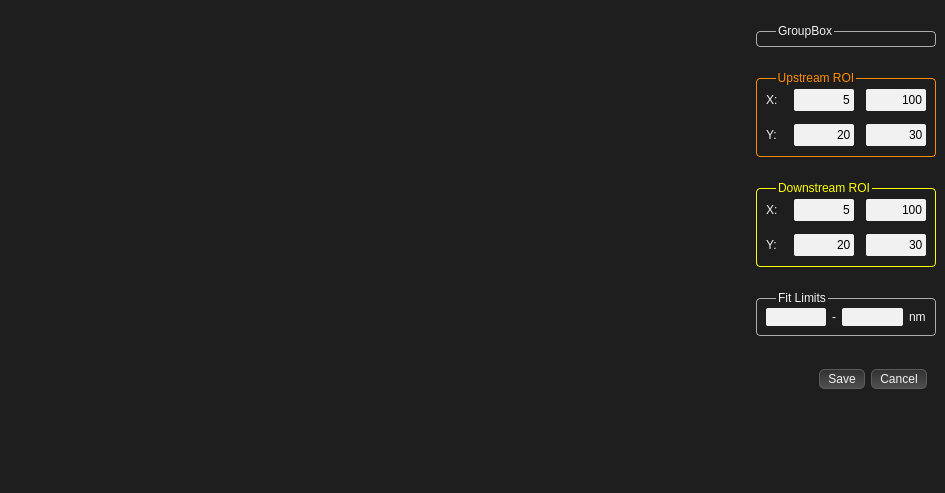
<?xml version="1.0" encoding="UTF-8"?>
<ui version="4.0">
 <class>roi_selector_main_widget</class>
 <widget class="QWidget" name="roi_selector_main_widget">
  <property name="enabled">
   <bool>true</bool>
  </property>
  <property name="geometry">
   <rect>
    <x>0</x>
    <y>0</y>
    <width>945</width>
    <height>493</height>
   </rect>
  </property>
  <property name="contextMenuPolicy">
   <enum>Qt::NoContextMenu</enum>
  </property>
  <property name="windowTitle">
   <string>Form</string>
  </property>
  <property name="styleSheet">
   <string notr="true">QWidget{  
     background: rgba(30, 30, 30, 255);      
     color: #F1F1F1; 
    font-size: 12px;
 }  

QGroupBox {  
     border: 1px solid #ADADAD;  
     border-radius: 4px; 

     margin-top: 7px;  
     padding: 0px  
 }  

QPushButton{  
     color: #F1F1F1;
     background: qlineargradient(spread:pad, x1:0, y1:0, x2:0, y2:1, stop:0 #323232, stop:1 #505050);
     border: 1px solid #5B5B5B;
     border-radius: 5px; 
     padding-left: 8px;
height: 18px;
    padding-right: 8px;   
 }  
QPushButton:pressed{
        margin-top: 2,px;
        margin-left: 2px;   
}
QPushButton::disabled{
}

QPushButton::hover{  
     border:1px solid #ADADAD; 
 }  
 

QPushButton::checked{
    background: qlineargradient(
        x1: 0, y1: 1, 
        x2: 0, y2: 0,
        stop: 0 #727272, 
        stop: 1 #444444
    );
     border:1px solid  rgb(255, 120,00);
}

QPushButton::focus {
    outline: None;
}

 QGroupBox::title {  
      subcontrol-origin: margin;  
      left: 20px  
  }


 QLineEdit  {  
     border-radius: 2px;  
     background: #F1F1F1;  
     color: black;  
    height: 18 px;
 }  


#downstream_roi_box{
	color: rgba(255,255,0,255);
	border: 1px solid rgba(255,255,0,255);
}

#upstream_roi_box{
	color: rgba(255,140,0,255);
	border: 1px solid rgba(255,140,0,255);
}</string>
  </property>
  <layout class="QHBoxLayout" name="horizontalLayout">
   <property name="spacing">
    <number>0</number>
   </property>
   <property name="margin">
    <number>0</number>
   </property>
   <item>
    <widget class="QFrame" name="axes_frame">
     <property name="enabled">
      <bool>true</bool>
     </property>
     <property name="frameShape">
      <enum>QFrame::NoFrame</enum>
     </property>
     <property name="frameShadow">
      <enum>QFrame::Plain</enum>
     </property>
    </widget>
   </item>
   <item>
    <widget class="QWidget" name="widget" native="true">
     <property name="sizePolicy">
      <sizepolicy hsizetype="Fixed" vsizetype="Preferred">
       <horstretch>0</horstretch>
       <verstretch>0</verstretch>
      </sizepolicy>
     </property>
     <layout class="QVBoxLayout" name="verticalLayout_3">
      <property name="spacing">
       <number>24</number>
      </property>
      <property name="topMargin">
       <number>24</number>
      </property>
      <item>
       <widget class="QGroupBox" name="dummy_group">
        <property name="title">
         <string>GroupBox</string>
        </property>
       </widget>
      </item>
      <item>
       <widget class="QGroupBox" name="upstream_roi_box">
        <property name="minimumSize">
         <size>
          <width>180</width>
          <height>86</height>
         </size>
        </property>
        <property name="maximumSize">
         <size>
          <width>180</width>
          <height>16777215</height>
         </size>
        </property>
        <property name="title">
         <string>Upstream ROI</string>
        </property>
        <property name="flat">
         <bool>true</bool>
        </property>
        <layout class="QGridLayout" name="gridLayout_5">
         <property name="spacing">
          <number>12</number>
         </property>
         <item row="1" column="0">
          <widget class="QLabel" name="label_13">
           <property name="text">
            <string>X:</string>
           </property>
          </widget>
         </item>
         <item row="1" column="1">
          <widget class="QLineEdit" name="us_x_min_txt">
           <property name="minimumSize">
            <size>
             <width>60</width>
             <height>22</height>
            </size>
           </property>
           <property name="maximumSize">
            <size>
             <width>60</width>
             <height>16777215</height>
            </size>
           </property>
           <property name="text">
            <string>5</string>
           </property>
           <property name="alignment">
            <set>Qt::AlignRight|Qt::AlignTrailing|Qt::AlignVCenter</set>
           </property>
          </widget>
         </item>
         <item row="1" column="2">
          <widget class="QLineEdit" name="us_x_max_txt">
           <property name="minimumSize">
            <size>
             <width>60</width>
             <height>22</height>
            </size>
           </property>
           <property name="maximumSize">
            <size>
             <width>60</width>
             <height>16777215</height>
            </size>
           </property>
           <property name="text">
            <string>100</string>
           </property>
           <property name="alignment">
            <set>Qt::AlignRight|Qt::AlignTrailing|Qt::AlignVCenter</set>
           </property>
          </widget>
         </item>
         <item row="2" column="0">
          <widget class="QLabel" name="label_14">
           <property name="text">
            <string>Y:</string>
           </property>
          </widget>
         </item>
         <item row="2" column="1">
          <widget class="QLineEdit" name="us_y_min_txt">
           <property name="minimumSize">
            <size>
             <width>60</width>
             <height>22</height>
            </size>
           </property>
           <property name="maximumSize">
            <size>
             <width>60</width>
             <height>16777215</height>
            </size>
           </property>
           <property name="text">
            <string>20</string>
           </property>
           <property name="alignment">
            <set>Qt::AlignRight|Qt::AlignTrailing|Qt::AlignVCenter</set>
           </property>
          </widget>
         </item>
         <item row="2" column="2">
          <widget class="QLineEdit" name="us_y_max_txt">
           <property name="minimumSize">
            <size>
             <width>60</width>
             <height>22</height>
            </size>
           </property>
           <property name="maximumSize">
            <size>
             <width>60</width>
             <height>16777215</height>
            </size>
           </property>
           <property name="text">
            <string>30</string>
           </property>
           <property name="alignment">
            <set>Qt::AlignRight|Qt::AlignTrailing|Qt::AlignVCenter</set>
           </property>
          </widget>
         </item>
        </layout>
       </widget>
      </item>
      <item>
       <widget class="QGroupBox" name="downstream_roi_box">
        <property name="minimumSize">
         <size>
          <width>180</width>
          <height>86</height>
         </size>
        </property>
        <property name="maximumSize">
         <size>
          <width>180</width>
          <height>16777215</height>
         </size>
        </property>
        <property name="title">
         <string>Downstream ROI</string>
        </property>
        <property name="flat">
         <bool>true</bool>
        </property>
        <layout class="QGridLayout" name="gridLayout_2">
         <property name="spacing">
          <number>12</number>
         </property>
         <item row="1" column="0">
          <widget class="QLabel" name="label_8">
           <property name="text">
            <string>Y:</string>
           </property>
          </widget>
         </item>
         <item row="1" column="2">
          <widget class="QLineEdit" name="ds_y_max_txt">
           <property name="minimumSize">
            <size>
             <width>60</width>
             <height>22</height>
            </size>
           </property>
           <property name="maximumSize">
            <size>
             <width>60</width>
             <height>16777215</height>
            </size>
           </property>
           <property name="text">
            <string>30</string>
           </property>
           <property name="alignment">
            <set>Qt::AlignRight|Qt::AlignTrailing|Qt::AlignVCenter</set>
           </property>
          </widget>
         </item>
         <item row="0" column="2">
          <widget class="QLineEdit" name="ds_x_max_txt">
           <property name="minimumSize">
            <size>
             <width>60</width>
             <height>22</height>
            </size>
           </property>
           <property name="maximumSize">
            <size>
             <width>60</width>
             <height>16777215</height>
            </size>
           </property>
           <property name="text">
            <string>100</string>
           </property>
           <property name="alignment">
            <set>Qt::AlignRight|Qt::AlignTrailing|Qt::AlignVCenter</set>
           </property>
          </widget>
         </item>
         <item row="1" column="1">
          <widget class="QLineEdit" name="ds_y_min_txt">
           <property name="minimumSize">
            <size>
             <width>60</width>
             <height>22</height>
            </size>
           </property>
           <property name="maximumSize">
            <size>
             <width>60</width>
             <height>16777215</height>
            </size>
           </property>
           <property name="text">
            <string>20</string>
           </property>
           <property name="alignment">
            <set>Qt::AlignRight|Qt::AlignTrailing|Qt::AlignVCenter</set>
           </property>
          </widget>
         </item>
         <item row="0" column="0">
          <widget class="QLabel" name="label_7">
           <property name="text">
            <string>X:</string>
           </property>
          </widget>
         </item>
         <item row="0" column="1">
          <widget class="QLineEdit" name="ds_x_min_txt">
           <property name="minimumSize">
            <size>
             <width>60</width>
             <height>22</height>
            </size>
           </property>
           <property name="maximumSize">
            <size>
             <width>60</width>
             <height>16777215</height>
            </size>
           </property>
           <property name="text">
            <string>5</string>
           </property>
           <property name="alignment">
            <set>Qt::AlignRight|Qt::AlignTrailing|Qt::AlignVCenter</set>
           </property>
          </widget>
         </item>
        </layout>
       </widget>
      </item>
      <item>
       <widget class="QGroupBox" name="fitting_roi_box">
        <property name="minimumSize">
         <size>
          <width>180</width>
          <height>0</height>
         </size>
        </property>
        <property name="maximumSize">
         <size>
          <width>180</width>
          <height>16777215</height>
         </size>
        </property>
        <property name="title">
         <string>Fit Limits</string>
        </property>
        <layout class="QGridLayout" name="gridLayout_4">
         <item row="1" column="0">
          <layout class="QHBoxLayout" name="horizontalLayout_10">
           <item>
            <layout class="QHBoxLayout" name="horizontalLayout_11">
             <property name="spacing">
              <number>7</number>
             </property>
             <item>
              <widget class="QLineEdit" name="fit_from_txt">
               <property name="maximumSize">
                <size>
                 <width>800</width>
                 <height>16777215</height>
                </size>
               </property>
               <property name="alignment">
                <set>Qt::AlignRight|Qt::AlignTrailing|Qt::AlignVCenter</set>
               </property>
              </widget>
             </item>
            </layout>
           </item>
           <item>
            <widget class="QLabel" name="label_9">
             <property name="sizePolicy">
              <sizepolicy hsizetype="Minimum" vsizetype="Preferred">
               <horstretch>0</horstretch>
               <verstretch>0</verstretch>
              </sizepolicy>
             </property>
             <property name="styleSheet">
              <string notr="true"/>
             </property>
             <property name="text">
              <string>-</string>
             </property>
            </widget>
           </item>
           <item>
            <widget class="QLineEdit" name="fit_to_txt">
             <property name="maximumSize">
              <size>
               <width>800</width>
               <height>16777215</height>
              </size>
             </property>
             <property name="baseSize">
              <size>
               <width>50</width>
               <height>0</height>
              </size>
             </property>
             <property name="alignment">
              <set>Qt::AlignRight|Qt::AlignTrailing|Qt::AlignVCenter</set>
             </property>
            </widget>
           </item>
           <item>
            <widget class="QLabel" name="label_10">
             <property name="text">
              <string>nm</string>
             </property>
            </widget>
           </item>
          </layout>
         </item>
        </layout>
       </widget>
      </item>
      <item>
       <widget class="QWidget" name="widget_2" native="true">
        <property name="minimumSize">
         <size>
          <width>180</width>
          <height>0</height>
         </size>
        </property>
        <property name="maximumSize">
         <size>
          <width>180</width>
          <height>16777215</height>
         </size>
        </property>
        <layout class="QHBoxLayout" name="horizontalLayout_5">
         <item>
          <spacer name="horizontalSpacer">
           <property name="orientation">
            <enum>Qt::Horizontal</enum>
           </property>
           <property name="sizeHint" stdset="0">
            <size>
             <width>40</width>
             <height>20</height>
            </size>
           </property>
          </spacer>
         </item>
         <item>
          <widget class="QPushButton" name="save_btn">
           <property name="maximumSize">
            <size>
             <width>80</width>
             <height>16777215</height>
            </size>
           </property>
           <property name="text">
            <string>Save</string>
           </property>
          </widget>
         </item>
         <item>
          <widget class="QPushButton" name="cancel_btn">
           <property name="maximumSize">
            <size>
             <width>80</width>
             <height>16777215</height>
            </size>
           </property>
           <property name="text">
            <string>Cancel</string>
           </property>
          </widget>
         </item>
        </layout>
       </widget>
      </item>
      <item>
       <spacer name="verticalSpacer">
        <property name="orientation">
         <enum>Qt::Vertical</enum>
        </property>
        <property name="sizeHint" stdset="0">
         <size>
          <width>20</width>
          <height>40</height>
         </size>
        </property>
       </spacer>
      </item>
     </layout>
    </widget>
   </item>
  </layout>
 </widget>
 <resources/>
 <connections/>
</ui>
